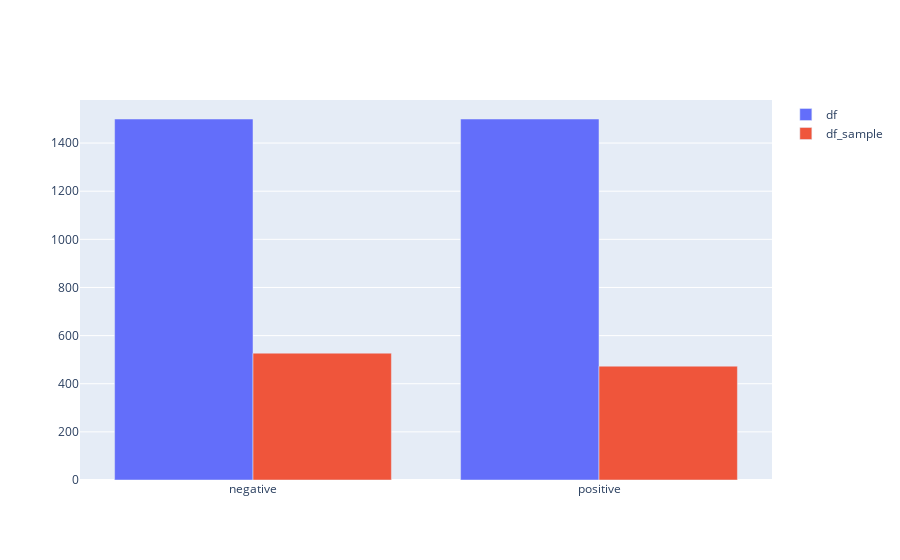

Notebook code cell kept with this figure:
### Markdown cell above
#### Exercise 6 (take home)

Notice any changes from the `X` dataframe to the `X_sample` dataframe? What are they? Report every change you noticed as compared to the previous state of `X`. Feel free to query and look more closely at the dataframe for these changes.

`df` 與其取樣`df_sample`有很多不同之處，以下我們以三個面向展現：

1. df_sample 為隨機取樣，因此 idex 並不具有順序關係
2. df_sample 的數據集大小 < df 的數據集大小
3. df_sample 的`sentiment`分佈大致與 df 一致 （另外使用 `plotly` 繪圖呈現）

### Code cell
# Answer here

print("-----top5 records of dataframe-----")
print(df.head())
print(df_sample.head())

print("\n-----size of dataframe-----")
print("df:", df.shape, ", df_sample:", df_sample.shape)


print("\n-----distribution of data-----")
df_count = df.value_counts("sentiment")
print("df:", df_count)

df_sample_count = df_sample.value_counts("sentiment")
print("\ndf_sample:", df_sample_count)


sentimental_labels = ["negative", "positive"]

fig = go.Figure(
    data=[
        go.Bar(name="df", x=sentimental_labels, y=df.value_counts("sentiment")),
        go.Bar(
            name="df_sample",
            x=sentimental_labels,
            y=df_sample.value_counts("sentiment"),
        ),
    ]
)

# Change the bar mode
fig.update_layout(barmode="group")
fig.show()

### Figure 1 — Plotly figure (JSON) as saved in the notebook; plotly's stock layout.template omitted (floating-point values rounded to 4 significant figures)
{"data": [{"name": "df", "type": "bar", "x": ["negative", "positive"], "y": [1500, 1500]}, {"name": "df_sample", "type": "bar", "x": ["negative", "positive"], "y": [527, 473]}], "layout": {"barmode": "group"}}
